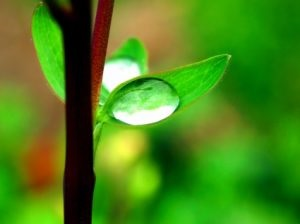
#> input picture Tp1/B.jpg, 300 x 224 px, found by its file name
$ python exo3.py
#> lines starting #> are read from the running program, lines starting #| are printed output that depends on the picture
# Exercice 3 :
# Téléchargez les images suivantes : B.jpg, C.jpg, D.jpg.
# En utilisant le langage de programmation Python, écrire un script python qui permet de :
# 1) Accéder à un pixel donné dans l’image B,
# 2) Modifier un pixel donné dans l’image B,
# 3) Calculer la luminosité pour chaque pixel de l’image B, sachant que l= (r+g+b)/3,
# 4) Convertir l’image B (RGB) vers une image en niveau de gris,
# 5) Extraire le canal rouge, vert et bleu de l’image D,
# 6) Calculer le négatif (complément d’un pixel) de l’image D.


from PIL import Image
import numpy as np

# Load the image B et Convertir en array
img_b = Image.open("Tp1/B.jpg")
#> img_b is the input picture: PIL image 300x224 RGB; mean R, G, B 73.9, 131.7, 24.8
img_b=np.array(img_b)

# 1) Access a given pixel in image B
x, y = 50, 50  # coordinates of the pixel to access
pixel_value = img_b[x,y]
#> pixel_value = [75, 212, 21]
print(f"Pixel value at ({x}, {y}): {pixel_value}")
#| Pixel value at (50, 50): [ 75 212  21]

# 2) Modify a given pixel in image B
new_value = (255, 0, 0)  # for example, change to red
img_b[x, y]= new_value
#> img_b: shape (224, 300, 3)

# 3) Calculate brightness for each pixel in image B
width, height, _ = img_b.shape
#> width = 224; height = 300
for i in range(width):
    for j in range(height):
        r, g, b = img_b[i, j]
        l = (r + g + b) / 3

# 4) Convert image B (RGB) to grayscale
l = []
for row in img_b:
    ligne = []
    for pix in row:
        ligne.append(sum(pix)/3) # row est un tableau de 3 valeur (R,G, B)
    l.append(ligne)
#> after the loop, l = 224 items
#or
l1 = [[(sum(pix) / 3) for pix in row] for row in img_b ]
#> l1 = 224 items

# 5) Extract the red, green, and blue channels from image D

red, blue, green = [], [], []
for row in img_b:
    row_red, row_blue, row_green = [], [], []
    for pix in row :
        row_red.append([pix[0], 0, 0])
        row_green.append([0, pix[1], 0])
        row_blue.append([0, 0, pix[2]])

    red.append(row_red)
    blue.append(row_blue)
    green.append(row_green)
#> after the loop, blue = 224 items; green = 224 items; red = 224 items

# Show red channel of image

red = np.array(red, dtype=np.uint8)
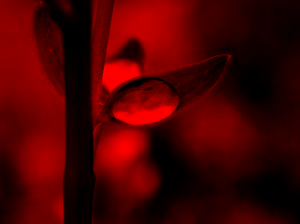
#> red: shape (224, 300, 3); mean of channels 0, 1, 2 73.9, 0, 0; drawn as R, G, B
Image.fromarray(red).show()

# or
red = [  [[pix[0], 0, 0] for pix in row]  for row in img_b] # pour chaque row in img, nous avons un tableau [[pix[0], 0, 0] for pix in row]

# Show green channel of image

green = np.array(green, dtype=np.uint8)
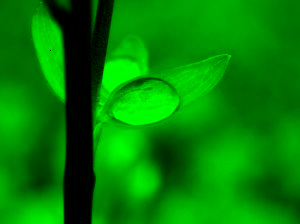
#> green: shape (224, 300, 3); mean of channels 0, 1, 2 0, 131.7, 0; drawn as R, G, B
Image.fromarray(green).show()

# Show green channel of image

blue = np.array(blue, dtype=np.uint8)
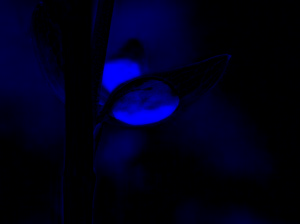
#> blue: shape (224, 300, 3); mean of channels 0, 1, 2 0, 0, 24.8; drawn as R, G, B
Image.fromarray(blue).show()

# essayer de faire la question 6, le négatif de l’image D.

# 6) Calculate the negative of image D
img_b_negative=np.empty_like(img_b)
for i in range(width):
    for j in range(height):
        r, g, b = img_b[i, j]
        img_b_negative[i, j] = (255 - r, 255 - g, 255 - b)
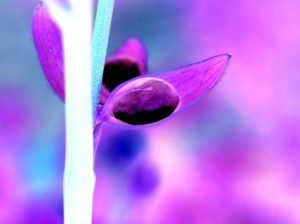
#> img_b_negative: shape (224, 300, 3); mean R, G, B 181.1, 123.3, 230.2

Image.fromarray(img_b_negative).show()

$ run again, with Tp1/D.jpg copied over Tp1/B.jpg
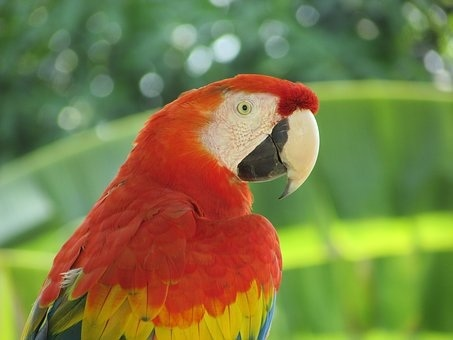
#> input picture Tp1/D.jpg, 453 x 340 px, found by its file name
#> img_b is the input picture: PIL image 453x340 RGB; mean R, G, B 125.4, 124.4, 68.5
#> pixel_value = [74, 112, 61]
#| Pixel value at (50, 50): [ 74 112  61]
#> img_b: shape (340, 453, 3)
#> after the loop `for row in img_b:`: l = 340 items
#> `blue = np.array(blue, dtype=np.uint8)`:
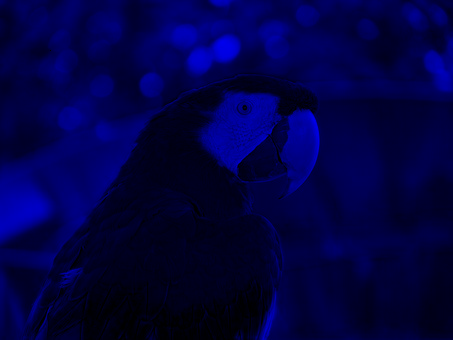
#> blue: shape (340, 453, 3); mean of channels 0, 1, 2 0, 0, 68.5; drawn as R, G, B
#> after the loop `for i in range(width):`:
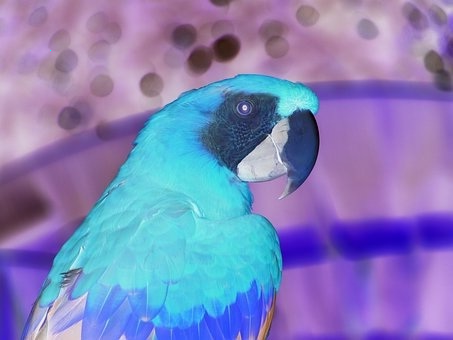
#> img_b_negative: shape (340, 453, 3); mean R, G, B 129.6, 130.6, 186.5
